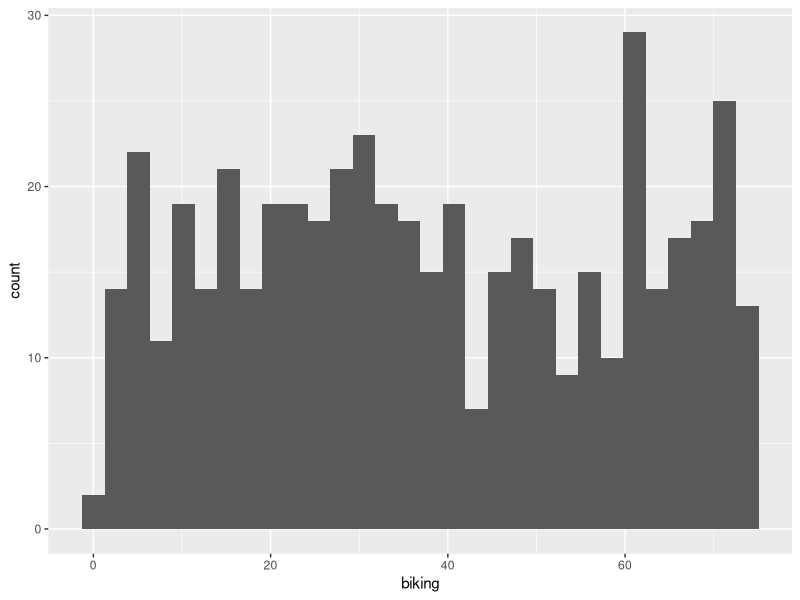
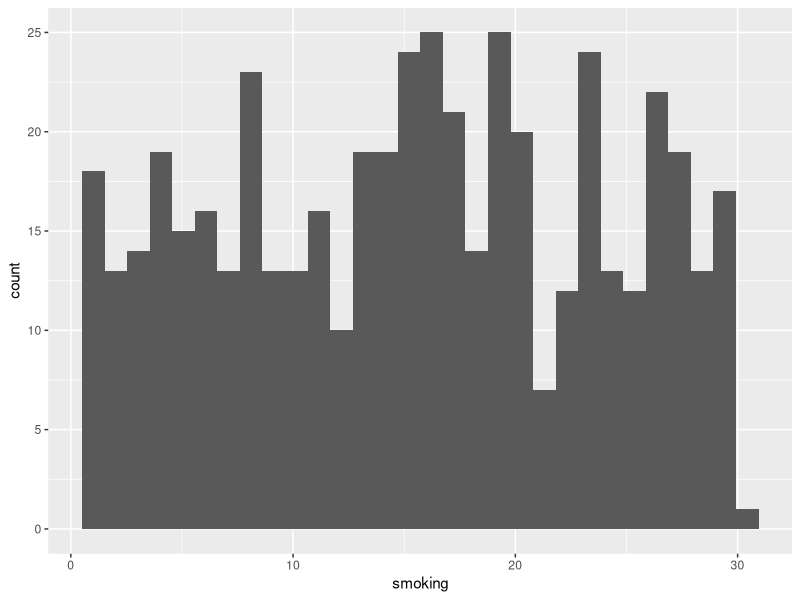
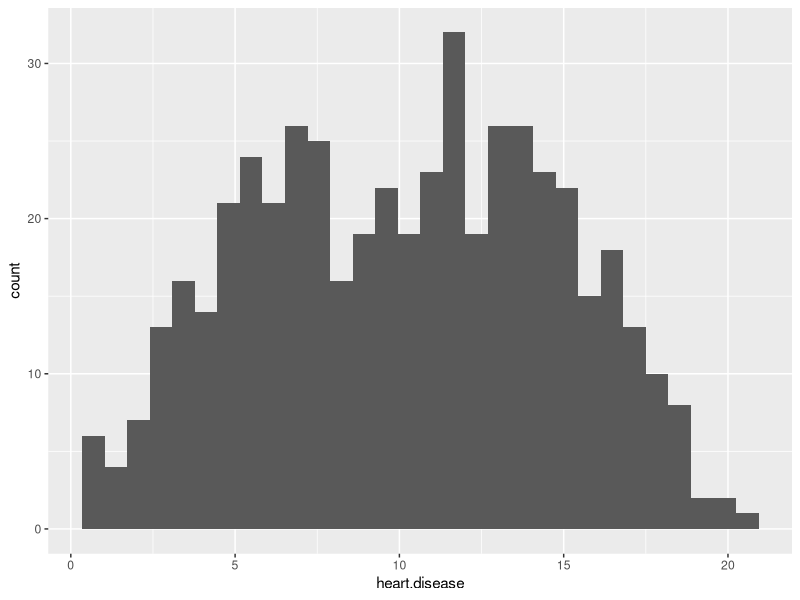

These figures' R source, in order:
library(tidyverse)
dataset=read.csv('heart.data.csv')

#exploration of data set
view(dataset)
head(dataset)
glimpse(dataset)
length(dataset)
names(dataset)
summary(dataset)

#miss data entries
colSums(is.na(dataset))

#filling missing data for biking variable
ggplot(data=dataset, 
       aes(biking))+
  geom_histogram()

bike_median=median(dataset$biking, na.rm=TRUE)
dataset$biking=ifelse(is.na(dataset$biking),
                   bike_median, 
                   dataset$biking)
colSums(is.na(dataset))

#filling missing data for smoking variable
ggplot(data=dataset, 
       aes(smoking))+
  geom_histogram()

smoking_median=median(dataset$smoking, na.rm=TRUE)
dataset$smoking=ifelse(is.na(dataset$smoking),
                      smoking_median, 
                      dataset$smoking)
colSums(is.na(dataset))


#filling missing data for heart disease variable
ggplot(data=dataset, 
       aes(heart.disease))+
  geom_histogram()

heart_median=median(dataset$heart.disease, na.rm=TRUE)
dataset$heart.disease=ifelse(is.na(dataset$heart.disease),
                             heart_median, 
                             dataset$heart.disease)
colSums(is.na(dataset))


#Splitting data 
library(caTools)
set.seed(100)
split=sample.split(dataset$heart.disease, SplitRatio = 0.8) 
#80% training, 20% testing

training_set=subset(dataset,split=TRUE)
test_set=subset(dataset, split=FALSE)


#Multiple linear regression training
MLR=lm(formula=heart.disease~ .,
       data=training_set)
summary(MLR)
#14.958 + -0.200(biking) + 0.179(smoking)
#biking and smoking are statically significant for heart disease  


#Mean square error
summ=summary(MLR)
MSE=(mean(summ$residuals^2)) 
paste('Mean Square Error:', MSE)

#R-Squared
summary(MLR)


#Testing Set Prediction
y_pred=predict(MLR, newdata=test_set)
data=data.frame(test_set$heart.disease, y_pred)
head(data)


#Validation
new=read_csv("Heart_validation.csv")
new_x=new[c(1:2)]
new_x

data.frame(new[c(3)], predict(MLR, newdata = new_x))
